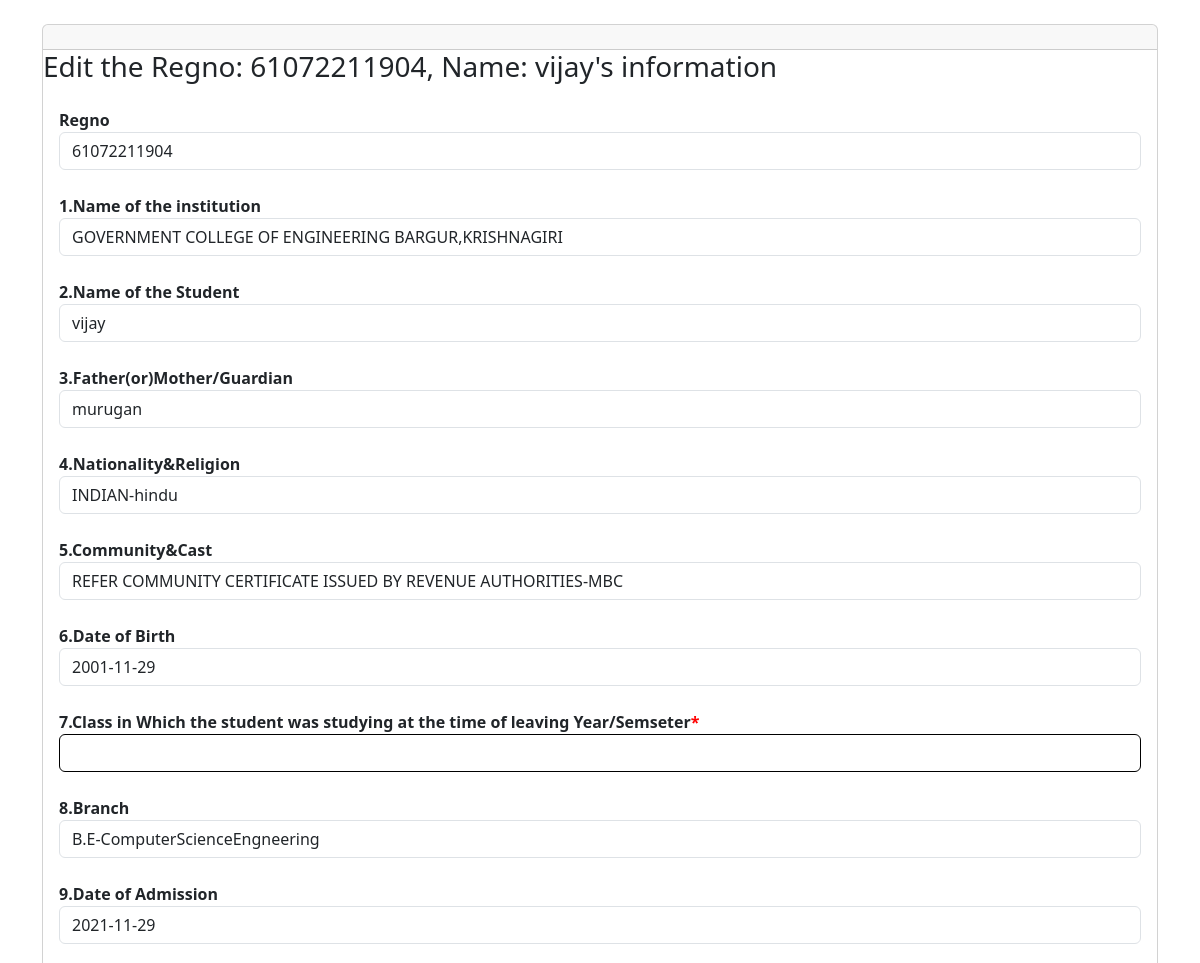
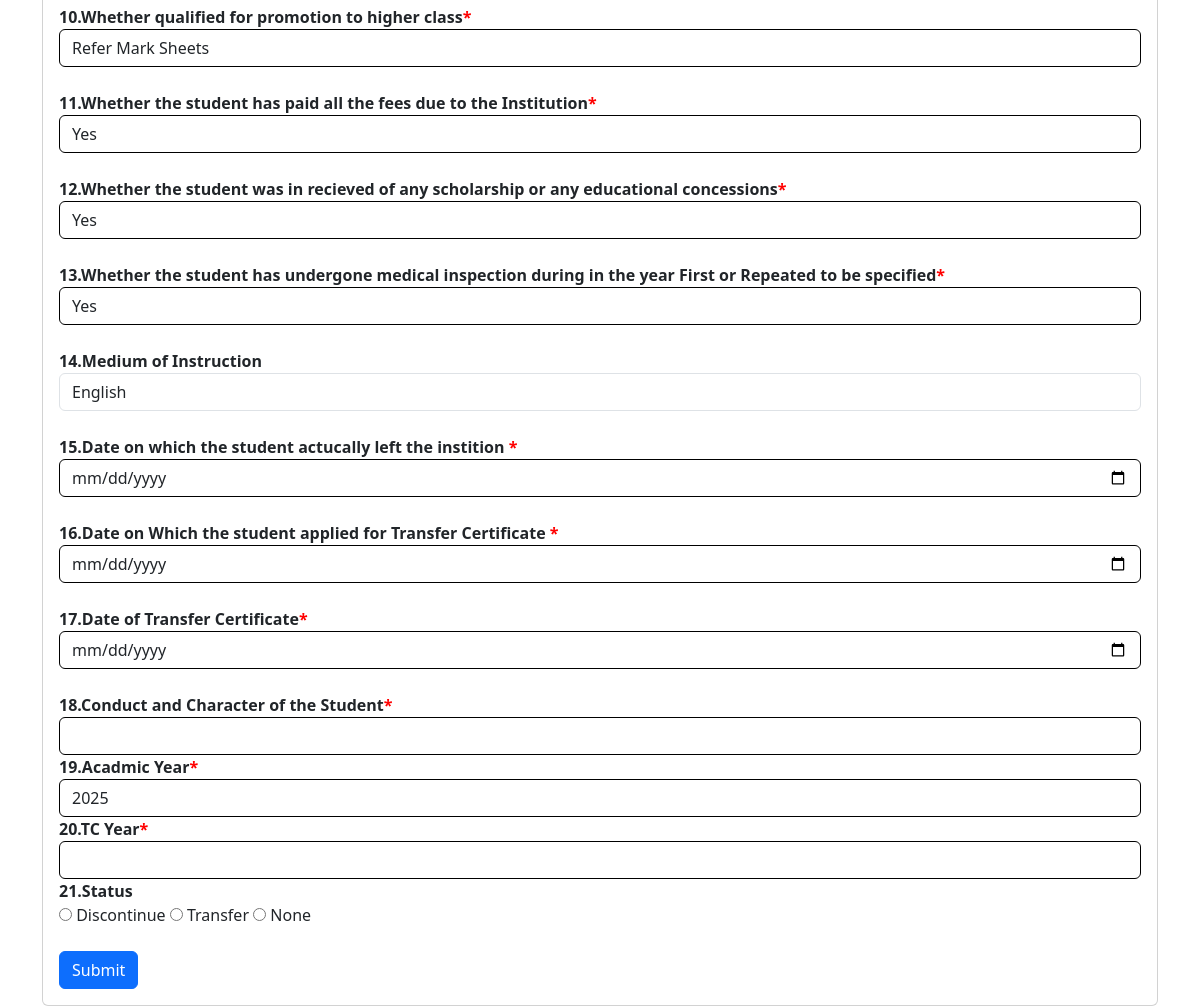
Screenshot of /Student/admin/edit1.php?regno=61072211904 (signed in) with the database file from the repository (2 pictures, top to bottom).
### tables this page shows
CREATE TABLE `student` (
  `id` int(100) NOT NULL,
  `regno` varchar(100) NOT NULL,
  `tcno` int(200) NOT NULL,
  `sname` varchar(200) NOT NULL,
  `gname` varchar(200) NOT NULL,
  `contact` varchar(50) NOT NULL,
  `address` varchar(2000) NOT NULL,
  `community` varchar(500) NOT NULL DEFAULT 'REFER COMMUNITY CERTIFICATE ISSUED BY REVENUE AUTHORITIES',
  `cast` varchar(100) NOT NULL,
  `dob` date NOT NULL,
  `class` varchar(10) NOT NULL,
  `shift` varchar(100) NOT NULL,
  `grad` varchar(200) NOT NULL,
  `gender` varchar(10) NOT NULL,
  `blgroup` varchar(5) NOT NULL,
  `division` varchar(50) NOT NULL,
  `religion` varchar(50) NOT NULL,
  `doa` date NOT NULL,
  `college` varchar(200) NOT NULL DEFAULT 'GOVERNMENT COLLEGE OF ENGINEERING BARGUR,KRISHNAGIRI',
  `nation` varchar(50) NOT NULL DEFAULT 'INDIAN',
  `lastyear` varchar(100) NOT NULL,
  `highclass` varchar(500) NOT NULL DEFAULT 'Refer Mark Sheets',
  `fees` varchar(50) NOT NULL,
  `scholarship` varchar(50) NOT NULL,
  `medical` varchar(50) NOT NULL,
  `medium` varchar(50) NOT NULL DEFAULT 'English',
  `lid` date DEFAULT NULL,
  `tcapply` date DEFAULT NULL,
  `tcd` date DEFAULT NULL,
  `conduct` varchar(100) NOT NULL,
  `acdyear` varchar(200) NOT NULL,
  `leaveyear` varchar(200) DEFAULT NULL,
  `tc_generated` tinyint(1) DEFAULT 0,
  `admno` varchar(200) NOT NULL,
  `addept` varchar(200) NOT NULL,
  `adyear` varchar(200) NOT NULL,
  `tcyear` varchar(200) NOT NULL,
  `status` varchar(200) NOT NULL DEFAULT 'none',
  `lyear` varchar(50) NOT NULL
);

### Student/admin/edit1.php (the view, shortened to what this page needs)
<?php
                            $cn = mysqli_connect("localhost", "root", "1711104@gceb!!", "db_admission");
                            if(isset($_GET['regno'])) {
                                $regno = $_GET['regno'];
                                $query = "SELECT * FROM STUDENT WHERE regno='$regno'";
                                $query_run = mysqli_query($cn, $query);
                                if(mysqli_num_rows($query_run) > 0) {
                                    $row = mysqli_fetch_assoc($query_run);
                                    ?>
                                    <?php
                                } else {
                                    echo "<h4>No records found</h4>";
                                }
                            }
                            ?>
<!doctype html>
<html lang="en">
<head>
    <link rel="stylesheet" href="https://cdn.jsdelivr.net/npm/bootstrap@5.3.3/dist/css/bootstrap.rtl.min.css">
</head>
<body>
<div class="container">
    <div class="row">
        <div class="col-md-12 mt-4">
            <div class="card">
                <div class="card-header">
                </div>
                <div class="section-title">
                    <h3 id="et">Edit the Regno:
                        <?php print $_GET['regno'].', Name: '.$row["sname"]; ?>'s information</h3>
                </div>
                <div class="card-body">
                    <div class="row">
                        <div class="col-md-12">
                                    <form action="" method="POST">
                                         <label for="regno" class="bold-label">Regno</label>
                                        <input type="text" name="regno" class="form-control" value="<?php echo $row['regno']; ?>" readonly>
                                        <label for="college" class="bold-label">1.Name of the institution</label>
                                        <input type="text" name="college" class="form-control" value="<?php echo $row['college']; ?>" readonly>
                                        <label for="sname" class="bold-label">2.Name of the Student</label>
                                        <input type="text" name="sname" class="form-control" value="<?php echo $row['sname']; ?>" readonly>
                                        <label for="gname" class="bold-label">3.Father(or)Mother/Guardian</label>
                                        <input type="text" name="gname" class="form-control" value="<?php echo $row['gname']; ?>" readonly>
                                        <label for="nation,religion" class="bold-label">4.Nationality&Religion</label>
                                        <input type="text" name="nation,religion" class="form-control" value="<?php echo $row['nation']; ?>-<?php echo $row['religion']; ?>" readonly>
                                        <label for="community,cast" class="bold-label">5.Community&Cast</label>
                                        <input type="text" name="community,cast" class="form-control" value="<?php echo $row['community']; ?>-<?php echo $row['cast']; ?>" readonly>
                                        <label for="dob" class="bold-label">6.Date of Birth</label>
                                        <input type="text" name="dob" class="form-control" value="<?php echo $row['dob']; ?>" readonly>
                                        <label for="lastyear" class="bold-label">7.Class in Which the student was studying at the time of leaving Year/Semseter<span style="color: red;">*</span></label>
                                        <input type="text" name="lastyear" class="form-control"  style="border-color: black;" value="<?php echo $row['lastyear']; ?> "required>
                                        <label for="grad,division" class="bold-label">8.Branch</label>
                                        <input type="text" name="grad,division" class="form-control" value="<?php echo $row['grad']; ?>-<?php echo $row['division']; ?>"readonly>
                                        <label for="doa" class="bold-label">9.Date of Admission</label>
                                        <input type="text" name="doa" class="form-control" value="<?php echo $row['doa']; ?>"readonly>
                                        <label for="highclass" class="bold-label">10.Whether qualified for promotion to higher class<span style="color: red;">*</span></label>
                                        <input type="text" name="highclass" class="form-control"  style="border-color: black;" value="<?php echo $row['highclass']; ?>">
                                        <label for="fees" class="bold-label">11.Whether the student has paid all the fees due to the Institution<span style="color: red;">*</span></label>
                                        <select name="fees" class="form-control" style="border-color: black;">
                                          <option value="Yes" <?php if($row['fees'] == 'Yes') echo 'selected'; ?>>Yes</option>
                                        </select>
                                        <label for="scholarship" class="bold-label">12.Whether the student was in recieved of any scholarship or any educational concessions<span style="color: red;">*</span></label>
                                        <select name="scholarship" class="form-control" style="border-color: black;">
                                          <option value="Yes" <?php if($row['scholarship'] == 'Yes') echo 'selected'; ?>>Yes</option>
                                        </select>
                                        <label for="medical" class="bold-label">13.Whether the student has undergone medical inspection during in the year First or Repeated to be specified<span style="color: red;">*</span></label>
                                        <select name="medical" class="form-control" style="border-color: black;">
                                          <option value="Yes" <?php if($row['medical'] == 'Yes') echo 'selected'; ?>>Yes</option>
                                        </select>
                                        <label for="medium" class="bold-label">14.Medium of Instruction</label>
                                        <input type="text" name="medium" class="form-control" value="<?php echo $row['medium']; ?>" readonly>
                                        <label for="lid" class="bold-label">15.Date on which the student actucally left the instition <span style="color: red;">*</span></label>
                                        <input type="date" name="lid" class="form-control" style="border-color: black;" value="<?php echo $row['lid']; ?>">
                                        <label for="tcapply" class="bold-label">16.Date on Which the student applied for Transfer Certificate <span style="color: red;">*</span></label>
                                        <input type="date" name="tcapply" class="form-control" style="border-color: black;" value="<?php echo $row['tcapply']; ?>">
                                        <label for="tcd" class="bold-label">17.Date of Transfer Certificate<span style="color: red;">*</span></label>
                                        <input type="date" name="tcd" class="form-control" style="border-color: black;" value="<?php echo $row['tcd']; ?>">
                                        <label for="conduct" class="bold-label">18.Conduct and Character of the Student<span style="color: red;">*</span></label>
                                        <input type="text" name="conduct" class="form-control" style="border-color: black;" value="<?php echo $row['conduct']; ?>" >
                                        <label for="leaveyear" class="bold-label">19.Acadmic Year<span style="color: red;">*</span></label>
                                        <input type="text" name="leaveyear" class="form-control" style="border-color: black;" value="<?php echo $row['leaveyear']; ?>" >
                                        <label for="tcyear" class="bold-label">20.TC Year<span style="color: red;">*</span></label>
                                        <input type="text" name="tcyear" class="form-control" style="border-color: black;" value="<?php echo $row['tcyear']; ?>" >
                                        <label for="status" class="bold-label">21.Status</label>
                                        <div>
                                        <input type="radio" id="discontinue" name="status" value="Discontinue" <?php if(isset($row['status']) && $row['status'] == 'Discontinue') echo 'checked'; ?>>
                                        <label for="discontinue">Discontinue</label>
                                        <input type="radio" id="transfer" name="status" value="Transfer" <?php if(isset($row['status']) && $row['status'] == 'Transfer') echo 'checked'; ?>>
                                        <label for="transfer">Transfer</label>
                                        <input type="radio" id="none" name="status" value="None" <?php if(isset($row['status']) && $row['status'] == 'None') echo 'checked'; ?>>
                                        <label for="none">None</label>
                                        </div>
                                        <button type="submit" name="update" class="btn btn-primary">Submit</button>
                                    </form>
                        </div>
                    </div>
                </div>
            </div>
        </div>
    </div>
</div>
</body>
</html>

### Student/admin/edit1.php (style rules this page uses)
.bold-label { font-weight: bold; }

### rows the page displays
student: sname "vijay", regno "61072211904", college "GOVERNMENT COLLEGE OF ENGINEERING BARGUR,KRISHNAGIRI", gname "murugan", nation+religion "INDIAN-hindu", community+cast "REFER COMMUNITY CERTIFICATE ISSUED BY REVENUE AUTHORITIES-MBC", dob "2001-11-29", grad+division "B.E-ComputerScienceEngneering", doa "2021-11-29", highclass "Refer Mark Sheets", medium "English", leaveyear "2025", status "☐ Discontinue", status "☐ Transfer", status "☐ None"

### other values shown
$_GET['regno'] "61072211904"
